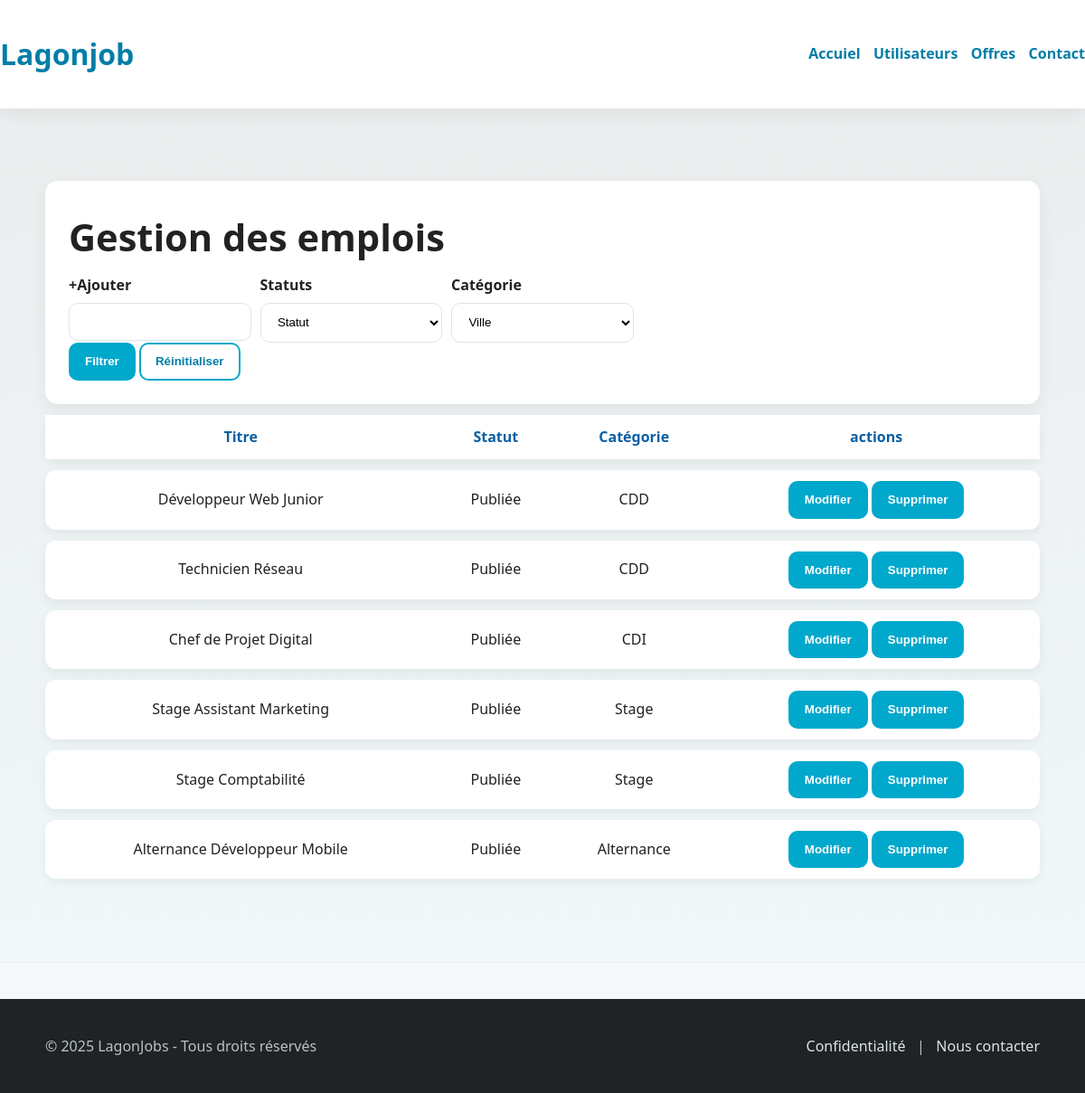
Page /Back_office/index.php on the committed database.
### tables this page shows
CREATE TABLE `offres` (
  `Id` int(11) NOT NULL,
  `Titre` varchar(256) NOT NULL,
  `Id_type_contrat` int(11) NOT NULL,
  `Id_mode_travail` int(11) NOT NULL,
  `Id_ville` int(11) NOT NULL,
  `Description` varchar(1000) NOT NULL,
  `Id_statut` int(11) NOT NULL,
  `Mission` varchar(1000) NOT NULL,
  `Profile` varchar(1000) NOT NULL,
  `Duree` varchar(1000) NOT NULL
);

CREATE TABLE `statuts` (
  `Id` int(11) NOT NULL,
  `Statut` varchar(256) NOT NULL
);

CREATE TABLE `types_contrats` (
  `Id` int(11) NOT NULL,
  `Nom_type_contrat` varchar(128) NOT NULL
);

### Frontoffice/fonctions.php (called while the page is built, shortened)
<?php
require_once(__DIR__ . '/connexionBDD.php');
$selectOffre='SELECT of.Id, of.Titre, of.Description, tc.Nom_type_contrat, mt.Nom_mode_travail, vl.Nom_ville, st.Statut, of.Mission, of.Profile, of.Duree FROM offres of
JOIN types_contrats tc ON of.Id_type_contrat = tc.Id
JOIN modes_travails mt ON of.Id_mode_travail = mt.Id
JOIN statuts st ON of.Id_statut = st.Id
JOIN villes vl ON of.Id_ville = vl.Id';
$selection_Offre=$mysqlClient->prepare($selectOffre);
$selection_Offre->execute();
$listeOffre=$selection_Offre->fetchAll();
?>

### Back_office/index.php (the view, shortened to what this page needs)
<?php
require_once(__DIR__ . '/../Frontoffice/fonctions.php');
?>
<!DOCTYPE html>
<html lang="en">
<head>
    <link rel="stylesheet" href="../Frontoffice/style.css">
</head>
<body>
    <header class="site-header header-inner">
        <h1><a href="index.php">Lagonjob</a></h1>
        <nav class="nav">
            <a href="index.php">Accuiel</a>
            <a href="utilisateur.php">Utilisateurs</a>
            <a href="offre.php">Offres</a>
            <a href="contact.php">Contact</a>
        </nav>
    </header>
    <main class="hero">
        <div class="container">
            <div class="">
                <form class="form" action="offre.php" method="post">
                    <h1>Gestion des emplois</h1>
                        <div class="filter-bar">
                            <div>
                                <label for="ajouter">+Ajouter</label>
                                <input name="ajouter">
                            </div>
                            <div>
                                <label for="status">Statuts</label>
                                <select name="status">
                                    <option value="">Statut</option>
                                </select>
                            </div>
                            <div>
                                <label for="categorie">Catégorie</label>
                                <select name="categorie">
                                    <option value="">Ville</option>
                                </select>
                            </div>
                        </div>
                        <div>
                            <button type="submit" class="btn">Filtrer</button>
                            <button type="button" class="btn btn-outline" onclick="window.location.href='index.php'">Réinitialiser</button>
                        </div>
                </form>
            </div>
            <div>
                <table class="table-offres">
                    <tr class="">
                        <th>Titre</th>
                        <th>Statut</th>
                        <th>Catégorie</th>
                        <th>actions</th>
                    </tr>
                        <?php for ($i=0; $i < count($listeOffre) ; $i++) { ?>
                            <tr>
                                <td>
                                    <?php echo $listeOffre[$i]['Titre'] ?>
                                </td>
                                <td>
                                <?php echo $listeOffre[$i]['Statut'] ?>
                                </td>
                                <td>
                                    <?php echo $listeOffre[$i]['Nom_type_contrat'] ?>
                                </td>
                                <td>
                                    <form action="modification_offre.php" method="post">
                                        <button type="submit" class="btn">Modifier</button>
                                    </form>
                                    <form action="suppression_offre.php" method="post">
                                        <button type="submit" class="btn">Supprimer</button>
                                    </form>
                                </td>
                            </tr>
                        <?php } ?>
                </table>
            </div>
        </div>
    </main>
</body>
<footer class="site-footer">
    <div class="container footer-inner">
        <div>
        © 2025 LagonJobs - Tous droits réservés
        </div>
        <div>
        <a href="">Confidentialité</a> &nbsp; | &nbsp;
        <a href="contact.php">Nous contacter</a>
        </div>
    </div>
</footer>
</html>

### Frontoffice/style.css (style rules this page uses)
:root { --lagon:#00A8CC; --lagon-dark:#007EA7; --bg:#F5F9FA; --text:#222222; --text-2:#555555; --success:#4CAF50; --error:#E63946; --card:#ffffff; --shadow:0 6px 18px rgba(0,0,0,.06); --radius:14px; --radius-sm:10px; --space:clamp(14px, 2.8vw, 22px); }
* { box-sizing:border-box }
html,body { margin:0;padding:0 }
body { font-family: system-ui, -apple-system, "Segoe UI", Roboto, "Helvetica Neue", Arial, "Noto Sans", "Liberation Sans", sans-serif; color:var(--text); background:var(--bg); line-height:1.6; }
.container { width:min(1100px, 92vw); margin:auto }
a { color:var(--lagon-dark); text-decoration:none }
.btn { background:var(--lagon); color:#fff; padding:.7rem 1rem; border-radius:10px; display:inline-block; font-weight:600; border:2px solid var(--lagon); transition:all .2s ease; }
.btn-outline { background:transparent; color:var(--lagon-dark) }
.site-header { position:sticky; top:0; z-index:10; background:#fff; box-shadow:var(--shadow); }
.header-inner { display:flex; align-items:center; justify-content:space-between; padding:.8rem 0 }
.nav { display:flex; gap:.9rem; align-items:center }
.nav a { font-weight:600 }
.hero { padding: clamp(40px, 8vw, 80px) 0; background: linear-gradient(180deg, #ebedee 0%, rgba(232,246,250,0.4) 100%); border-bottom:1px solid #e7eef1; }
.hero h1 { font-size:clamp(1.8rem, 4vw, 2.6rem); margin:.2rem 0 .5rem 0 }
.site-footer { background:#1f2326; color:#b8c2c7; margin-top: 40px; }
.footer-inner { display:flex; justify-content:space-between; align-items:center; padding:1.2rem 0 }
.footer-inner a { color:#dbe5ea }
.form { background:#fff; padding:clamp(18px, 3vw, 26px); border-radius:var(--radius); box-shadow:var(--shadow); }
.form label { font-weight:600; display:block; margin-bottom:.35rem }
.form input, .form select, .form textarea { width:100%; padding:.8rem .9rem; border:1px solid #dbe5ea; border-radius:10px; background:#fff; }
.filter-bar { display:grid; grid-template-columns: repeat(5, minmax(120px, 1fr)); gap:.6rem; }
.table-offres { width: 100%; border-collapse: separate; border-spacing: 0 12px; font-family: 'Segoe UI', sans-serif; }
.table-offres th { text-align: center; padding: 12px; color: #0a5fa3; font-weight: 600; }
.table-offres tr { text-align: center; background: #ffffff; box-shadow: 0 4px 12px rgba(0,0,0,0.06); border-radius: 12px; }
.table-offres td { padding: 12px; }
.table-offres tr td:first-child { border-top-left-radius: 12px; border-bottom-left-radius: 12px; }
.table-offres tr td:last-child { border-top-right-radius: 12px; border-bottom-right-radius: 12px; }
.table-offres td form { display: inline-block; }
html, body { height: 100%; }
body { display: flex; flex-direction: column; }
main { flex: 1; }
footer { background: #111; color: white; text-align: center; padding: 20px; }

### rows in the picture
offres: Titre "Développeur Web Junior", Id_statut.Statut "Publiée", Id_type_contrat.Nom_type_contrat "CDD"
offres: Titre "Technicien Réseau", Id_statut.Statut "Publiée", Id_type_contrat.Nom_type_contrat "CDD"
offres: Titre "Chef de Projet Digital", Id_statut.Statut "Publiée", Id_type_contrat.Nom_type_contrat "CDI"
offres: Titre "Stage Assistant Marketing", Id_statut.Statut "Publiée", Id_type_contrat.Nom_type_contrat "Stage"
offres: Titre "Stage Comptabilité", Id_statut.Statut "Publiée", Id_type_contrat.Nom_type_contrat "Stage"
offres: Titre "Alternance Développeur Mobile", Id_statut.Statut "Publiée", Id_type_contrat.Nom_type_contrat "Alternance"
